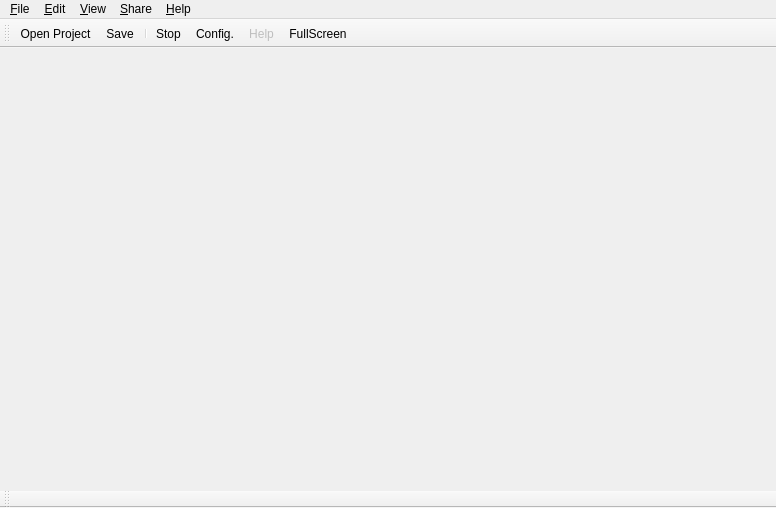
<?xml version="1.0" encoding="UTF-8"?>
<ui version="4.0">
 <class>ComposerMainWindow</class>
 <widget class="QMainWindow" name="ComposerMainWindow">
  <property name="enabled">
   <bool>true</bool>
  </property>
  <property name="geometry">
   <rect>
    <x>0</x>
    <y>0</y>
    <width>776</width>
    <height>508</height>
   </rect>
  </property>
  <property name="sizePolicy">
   <sizepolicy hsizetype="Maximum" vsizetype="Maximum">
    <horstretch>0</horstretch>
    <verstretch>0</verstretch>
   </sizepolicy>
  </property>
  <property name="focusPolicy">
   <enum>Qt::NoFocus</enum>
  </property>
  <property name="windowTitle">
   <string>NCL Composer</string>
  </property>
  <property name="autoFillBackground">
   <bool>false</bool>
  </property>
  <property name="styleSheet">
   <string notr="true"/>
  </property>
  <property name="iconSize">
   <size>
    <width>42</width>
    <height>42</height>
   </size>
  </property>
  <property name="documentMode">
   <bool>true</bool>
  </property>
  <property name="dockNestingEnabled">
   <bool>true</bool>
  </property>
  <property name="unifiedTitleAndToolBarOnMac">
   <bool>true</bool>
  </property>
  <widget class="QWidget" name="centralWidget">
   <property name="sizePolicy">
    <sizepolicy hsizetype="Maximum" vsizetype="Maximum">
     <horstretch>0</horstretch>
     <verstretch>0</verstretch>
    </sizepolicy>
   </property>
   <property name="autoFillBackground">
    <bool>false</bool>
   </property>
   <property name="styleSheet">
    <string notr="true"/>
   </property>
   <layout class="QHBoxLayout" name="horizontalLayout">
    <property name="spacing">
     <number>0</number>
    </property>
    <property name="leftMargin">
     <number>0</number>
    </property>
    <property name="topMargin">
     <number>0</number>
    </property>
    <property name="rightMargin">
     <number>0</number>
    </property>
    <property name="bottomMargin">
     <number>0</number>
    </property>
    <item>
     <widget class="QFrame" name="frame">
      <property name="enabled">
       <bool>true</bool>
      </property>
      <property name="sizePolicy">
       <sizepolicy hsizetype="Expanding" vsizetype="Expanding">
        <horstretch>0</horstretch>
        <verstretch>0</verstretch>
       </sizepolicy>
      </property>
      <layout class="QHBoxLayout" name="horizontalLayout_2">
       <property name="spacing">
        <number>0</number>
       </property>
       <property name="leftMargin">
        <number>0</number>
       </property>
       <property name="topMargin">
        <number>0</number>
       </property>
       <property name="rightMargin">
        <number>0</number>
       </property>
       <property name="bottomMargin">
        <number>0</number>
       </property>
      </layout>
     </widget>
    </item>
   </layout>
  </widget>
  <widget class="QToolBar" name="toolBar">
   <property name="enabled">
    <bool>true</bool>
   </property>
   <property name="sizePolicy">
    <sizepolicy hsizetype="Fixed" vsizetype="Fixed">
     <horstretch>0</horstretch>
     <verstretch>0</verstretch>
    </sizepolicy>
   </property>
   <property name="acceptDrops">
    <bool>false</bool>
   </property>
   <property name="windowTitle">
    <string>&amp;Main toolbar</string>
   </property>
   <property name="layoutDirection">
    <enum>Qt::LeftToRight</enum>
   </property>
   <property name="autoFillBackground">
    <bool>false</bool>
   </property>
   <property name="inputMethodHints">
    <set>Qt::ImhNone</set>
   </property>
   <property name="movable">
    <bool>true</bool>
   </property>
   <property name="allowedAreas">
    <set>Qt::AllToolBarAreas</set>
   </property>
   <property name="iconSize">
    <size>
     <width>24</width>
     <height>24</height>
    </size>
   </property>
   <property name="toolButtonStyle">
    <enum>Qt::ToolButtonIconOnly</enum>
   </property>
   <property name="floatable">
    <bool>false</bool>
   </property>
   <attribute name="toolBarArea">
    <enum>TopToolBarArea</enum>
   </attribute>
   <attribute name="toolBarBreak">
    <bool>false</bool>
   </attribute>
   <addaction name="action_OpenProject"/>
   <addaction name="action_Save"/>
   <addaction name="separator"/>
   <addaction name="action_StopNCL"/>
   <addaction name="action_Preferences"/>
   <addaction name="action_Help"/>
   <addaction name="actionFullScreen"/>
  </widget>
  <widget class="QToolBar" name="toolBar_Perspectives">
   <property name="windowTitle">
    <string>&amp;Perspectives toolbar</string>
   </property>
   <attribute name="toolBarArea">
    <enum>BottomToolBarArea</enum>
   </attribute>
   <attribute name="toolBarBreak">
    <bool>false</bool>
   </attribute>
  </widget>
  <widget class="QMenuBar" name="menubar">
   <property name="enabled">
    <bool>true</bool>
   </property>
   <property name="geometry">
    <rect>
     <x>0</x>
     <y>0</y>
     <width>776</width>
     <height>23</height>
    </rect>
   </property>
   <property name="layoutDirection">
    <enum>Qt::LeftToRight</enum>
   </property>
   <property name="autoFillBackground">
    <bool>false</bool>
   </property>
   <property name="defaultUp">
    <bool>false</bool>
   </property>
   <property name="nativeMenuBar">
    <bool>false</bool>
   </property>
   <widget class="QMenu" name="menu_File">
    <property name="title">
     <string>&amp;File</string>
    </property>
    <widget class="QMenu" name="menu_Recent_Files">
     <property name="title">
      <string>&amp;Recent Projects</string>
     </property>
     <addaction name="action_Clear_Recent_Files"/>
     <addaction name="separator"/>
    </widget>
    <widget class="QMenu" name="menuImport">
     <property name="title">
      <string>Import</string>
     </property>
     <addaction name="action_ImportFromExistingNCL"/>
    </widget>
    <addaction name="action_NewProject"/>
    <addaction name="action_OpenProject"/>
    <addaction name="menu_Recent_Files"/>
    <addaction name="separator"/>
    <addaction name="action_Save"/>
    <addaction name="action_SaveAs"/>
    <addaction name="action_SaveAll"/>
    <addaction name="separator"/>
    <addaction name="actionPublish"/>
    <addaction name="separator"/>
    <addaction name="menuImport"/>
    <addaction name="separator"/>
    <addaction name="action_CloseProject"/>
    <addaction name="action_CloseAll"/>
    <addaction name="separator"/>
    <addaction name="action_Exit"/>
   </widget>
   <widget class="QMenu" name="menu_Edit">
    <property name="title">
     <string>&amp;Edit</string>
    </property>
    <addaction name="separator"/>
   </widget>
   <widget class="QMenu" name="menu_Help">
    <property name="title">
     <string>&amp;Help</string>
    </property>
    <addaction name="action_Help"/>
    <addaction name="separator"/>
    <addaction name="actionReport_Bug"/>
    <addaction name="separator"/>
    <addaction name="action_About"/>
    <addaction name="action_AboutPlugins"/>
   </widget>
   <widget class="QMenu" name="menu_View">
    <property name="title">
     <string>&amp;View</string>
    </property>
    <widget class="QMenu" name="menu_Views">
     <property name="title">
      <string>&amp;Views</string>
     </property>
    </widget>
    <addaction name="action_Fullscreen"/>
    <addaction name="separator"/>
    <addaction name="action_Main_toolbar"/>
    <addaction name="action_Perspectives_toolbar"/>
    <addaction name="separator"/>
    <addaction name="menu_Views"/>
    <addaction name="separator"/>
    <addaction name="action_Restore_a_perspective"/>
    <addaction name="action_Save_current_perspective"/>
   </widget>
   <widget class="QMenu" name="menu_Share">
    <property name="enabled">
     <bool>true</bool>
    </property>
    <property name="title">
     <string>&amp;Share</string>
    </property>
    <addaction name="action_ShareThisProjectOnline"/>
    <addaction name="action_GoToClubeNCLWebsite"/>
   </widget>
   <addaction name="menu_File"/>
   <addaction name="menu_Edit"/>
   <addaction name="menu_View"/>
   <addaction name="menu_Share"/>
   <addaction name="menu_Help"/>
  </widget>
  <action name="action_NewProject">
   <property name="icon">
    <iconset resource="../images.qrc">
     <normaloff>:/mainwindow/images/new_document_icon.png</normaloff>:/mainwindow/images/new_document_icon.png</iconset>
   </property>
   <property name="text">
    <string>&amp;New project</string>
   </property>
   <property name="shortcut">
    <string>Ctrl+N</string>
   </property>
  </action>
  <action name="action_Exit">
   <property name="text">
    <string>E&amp;xit</string>
   </property>
   <property name="toolTip">
    <string>Exit NCL Composer</string>
   </property>
   <property name="shortcut">
    <string>Ctrl+Q</string>
   </property>
  </action>
  <action name="action_CloseAll">
   <property name="text">
    <string>Close All</string>
   </property>
  </action>
  <action name="action_Contents">
   <property name="text">
    <string>&amp;Contents</string>
   </property>
  </action>
  <action name="action_About">
   <property name="text">
    <string>&amp;About...</string>
   </property>
  </action>
  <action name="action_AboutPlugins">
   <property name="text">
    <string>About &amp;Plugins...</string>
   </property>
   <property name="toolTip">
    <string>Show the application Plugins &quot;About box&quot;</string>
   </property>
  </action>
  <action name="actionFullScreen">
   <property name="icon">
    <iconset resource="../images.qrc">
     <normaloff>:/mainwindow/fullscreen</normaloff>:/mainwindow/fullscreen</iconset>
   </property>
   <property name="text">
    <string>FullScreen</string>
   </property>
  </action>
  <action name="action_Clear_Recent_Files">
   <property name="text">
    <string>Clear Recent Projects</string>
   </property>
  </action>
  <action name="action_Save">
   <property name="icon">
    <iconset resource="../images.qrc">
     <normaloff>:/mainwindow/images/save_document_icon.png</normaloff>:/mainwindow/images/save_document_icon.png</iconset>
   </property>
   <property name="text">
    <string>&amp;Save</string>
   </property>
   <property name="shortcut">
    <string>Ctrl+S</string>
   </property>
  </action>
  <action name="action_RunNCL">
   <property name="checkable">
    <bool>false</bool>
   </property>
   <property name="enabled">
    <bool>true</bool>
   </property>
   <property name="icon">
    <iconset>
     <normalon>:/mainwindow/images/play_button.png</normalon>
    </iconset>
   </property>
   <property name="text">
    <string>Run</string>
   </property>
   <property name="iconText">
    <string>Run NCL</string>
   </property>
   <property name="toolTip">
    <string>Run NCL Project</string>
   </property>
   <property name="shortcut">
    <string>Ctrl+R</string>
   </property>
   <property name="iconVisibleInMenu">
    <bool>true</bool>
   </property>
  </action>
  <action name="action_Preferences">
   <property name="icon">
    <iconset resource="../images.qrc">
     <normaloff>:/mainwindow/images/preferences_icon.png</normaloff>:/mainwindow/images/preferences_icon.png</iconset>
   </property>
   <property name="text">
    <string>Config.</string>
   </property>
   <property name="toolTip">
    <string>Preferences</string>
   </property>
  </action>
  <action name="action_Help">
   <property name="enabled">
    <bool>false</bool>
   </property>
   <property name="icon">
    <iconset resource="../images.qrc">
     <normaloff>:/mainwindow/images/help_icon.png</normaloff>:/mainwindow/images/help_icon.png</iconset>
   </property>
   <property name="text">
    <string>Help</string>
   </property>
   <property name="shortcut">
    <string>F1</string>
   </property>
  </action>
  <action name="action_OpenProject">
   <property name="icon">
    <iconset resource="../images.qrc">
     <normaloff>:/mainwindow/images/open_project_icon.png</normaloff>:/mainwindow/images/open_project_icon.png</iconset>
   </property>
   <property name="text">
    <string>Open Project</string>
   </property>
   <property name="shortcut">
    <string>Ctrl+O</string>
   </property>
  </action>
  <action name="action_CloseProject">
   <property name="text">
    <string>&amp;Close</string>
   </property>
   <property name="shortcut">
    <string>Ctrl+F4</string>
   </property>
  </action>
  <action name="action_SaveAll">
   <property name="text">
    <string>Save A&amp;ll</string>
   </property>
   <property name="shortcut">
    <string>Ctrl+Shift+S</string>
   </property>
  </action>
  <action name="action_ImportFromExistingNCL">
   <property name="icon">
    <iconset resource="../images.qrc">
     <normaloff>:/mainwindow/images/import_document_icon.png</normaloff>:/mainwindow/images/import_document_icon.png</iconset>
   </property>
   <property name="text">
    <string>From NCL Document</string>
   </property>
  </action>
  <action name="actionPreferences">
   <property name="text">
    <string>Preferences</string>
   </property>
  </action>
  <action name="action_ShareThisProjectOnline">
   <property name="enabled">
    <bool>false</bool>
   </property>
   <property name="text">
    <string>Share This Project Online</string>
   </property>
  </action>
  <action name="action_GoToClubeNCLWebsite">
   <property name="text">
    <string>Go to NCL Club Website</string>
   </property>
  </action>
  <action name="action_StopNCL">
   <property name="icon">
    <iconset resource="../images.qrc">
     <normaloff>:/mainwindow/stop</normaloff>:/mainwindow/stop</iconset>
   </property>
   <property name="text">
    <string>Stop</string>
   </property>
   <property name="toolTip">
    <string>Stop the current document.</string>
   </property>
  </action>
  <action name="actionTo_NCL_Document">
   <property name="enabled">
    <bool>false</bool>
   </property>
   <property name="text">
    <string>To NCL Document</string>
   </property>
  </action>
  <action name="action_SaveAs">
   <property name="text">
    <string>Save &amp;As...</string>
   </property>
  </action>
  <action name="actionReport_Bug">
   <property name="icon">
    <iconset resource="../images.qrc">
     <normaloff>:/mainwindow/reportbug</normaloff>:/mainwindow/reportbug</iconset>
   </property>
   <property name="text">
    <string>Report &amp;Bug...</string>
   </property>
   <property name="toolTip">
    <string>Go to our WebSite and Report a BUG</string>
   </property>
  </action>
  <action name="actionProject_from_Wizard">
   <property name="icon">
    <iconset resource="../images.qrc">
     <normaloff>:/mainwindow/images/wizard-icon.png</normaloff>:/mainwindow/images/wizard-icon.png</iconset>
   </property>
   <property name="text">
    <string>Project from &amp;Wizard</string>
   </property>
  </action>
  <action name="actionAbout_Qt">
   <property name="text">
    <string>About Qt</string>
   </property>
  </action>
  <action name="actionPublish">
   <property name="icon">
    <iconset resource="../images.qrc">
     <normaloff>:/mainwindow/pub</normaloff>:/mainwindow/pub</iconset>
   </property>
   <property name="text">
    <string>Publish...</string>
   </property>
   <property name="toolTip">
    <string>Publish current project to server.</string>
   </property>
  </action>
  <action name="action_runPassiveNCL">
   <property name="text">
    <string>Passive</string>
   </property>
  </action>
  <action name="action_runActiveNCL">
   <property name="text">
    <string>Active</string>
   </property>
  </action>
  <action name="action_Fullscreen">
   <property name="text">
    <string>&amp;Fullscreen</string>
   </property>
   <property name="shortcut">
    <string>F11</string>
   </property>
  </action>
  <action name="action_Save_current_perspective">
   <property name="text">
    <string>&amp;Save current perspective</string>
   </property>
  </action>
  <action name="action_Restore_a_perspective">
   <property name="text">
    <string>&amp;Restore a perspective</string>
   </property>
  </action>
  <action name="action_Main_toolbar">
   <property name="checkable">
    <bool>true</bool>
   </property>
   <property name="text">
    <string>&amp;Main toolbar</string>
   </property>
  </action>
  <action name="action_Perspectives_toolbar">
   <property name="checkable">
    <bool>true</bool>
   </property>
   <property name="text">
    <string>&amp;Perspectives toolbar</string>
   </property>
  </action>
 </widget>
 <resources>
  <include location="../images.qrc"/>
 </resources>
 <connections/>
</ui>
